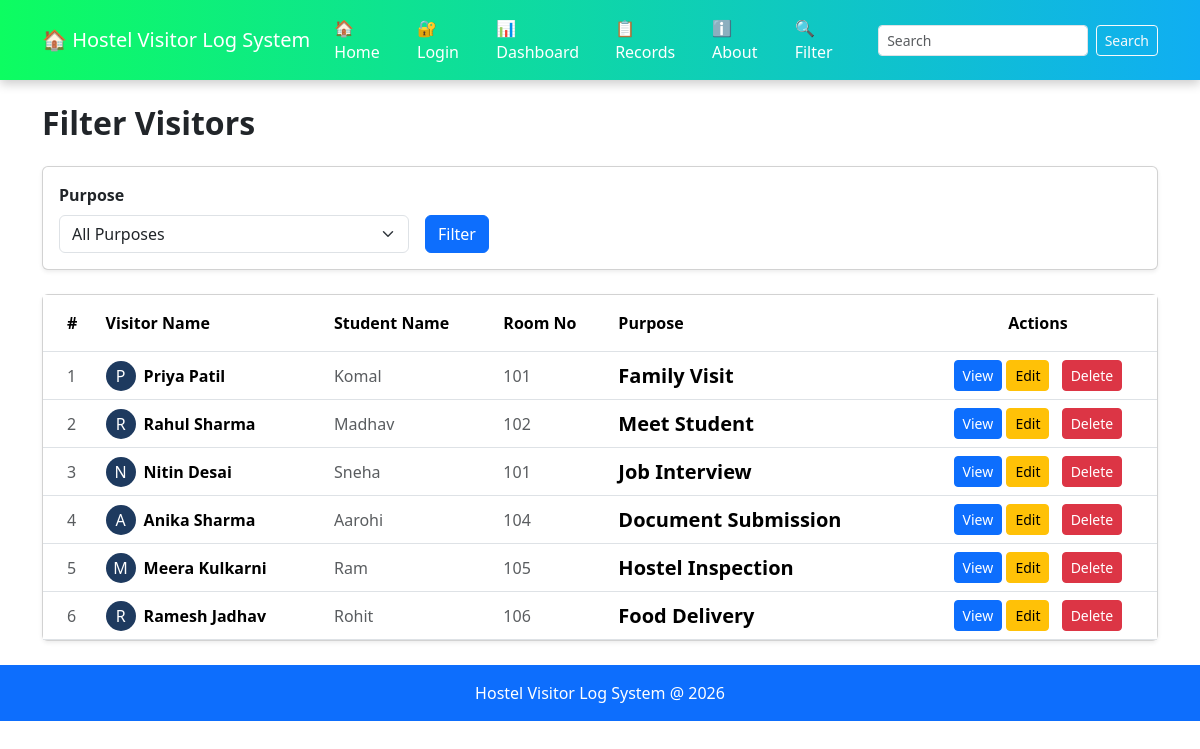
The app's page /filter with its own data.
### tables this page shows
CREATE TABLE visitors(
        id INTEGER PRIMARY KEY AUTOINCREMENT,
        visitor_name TEXT NOT NULL,
        student_name TEXT NOT NULL,
        room_no TEXT NOT NULL,
        purpose TEXT NOT NULL
    , photo TEXT DEFAULT 'default.png');

### app.py (the view)
@app.route('/filter')
def filter_students():
    purpose = request.args.get('purpose', '')
    conn = get_db()
    purposes = conn.execute("""
        SELECT DISTINCT purpose
        FROM visitors
        ORDER BY purpose
    """).fetchall()
    if purpose:
        visitors = conn.execute("""
            SELECT *
            FROM visitors
            WHERE purpose = ?
            ORDER BY id ASC
        """, (purpose,)).fetchall()
    else:
        visitors = conn.execute("""
            SELECT *
            FROM visitors
            ORDER BY id ASC
        """).fetchall()
    conn.close()
    return render_template(
        'filter.html',
        visitors=visitors,
        purposes=purposes,
        selected_purpose=purpose
    )

### app.py (called while the page is built)
def get_db():
    conn = sqlite3.connect("Database.db")
    conn.row_factory = sqlite3.Row
    return conn

### templates/filter.html (shortened to what this page needs)
{% extends 'base.html' %}
{% block content %}
<h2 class="fw-bold mb-4">Filter Visitors</h2>
<div class="card mb-4 shadow-sm">
    <div class="card-body">
        <form method="GET" action="/filter" >
            <div class="row g-3 align-items-end">
                <div class="col-md-4">
                    <label class="form-label fw-bold">Purpose</label>
                    <select name="purpose" class="form-select">
    <option value="">All Purposes</option>
</select>
                </div>
                <div class="col-md-4">
                    <button type="submit" class="btn btn-primary">Filter</button>
                </div>
            </div>
        </form>
    </div>
</div>
{% if visitors %}
<div class="card shadow-sm">
    <div class="card-body p-0">
        <div class="table-responsive">
            <table class="table table-hover mb-0">
                <thead style="background-color: #1e3a5f; color:white;">
                    <tr>
                        <th class="py-3 ps-4">#</th>
                        <th class="py-3"> Visitor Name</th>
                        <th class="py-3">Student Name</th>
                        <th class="py-3">Room No</th>
                        <th class="py-3">Purpose</th>
                        <th class="py-3 text-center">Actions</th>
                    </tr>
                </thead>
                <tbody>
                    {% for visitor in visitors %}
                    <tr class="align-middle">
                        <td class="ps-4 text-muted">
                            {{ loop.index }}
                        </td>
                        <td>
                            <div class="d-flex align-items-center">
                                <div class="rounded-circle d-flex justify-content-center align-items-center me-2"
                                     style="width:30px; height:30px; background-color:#1e3a5f; color:white;">
                                    {{ visitor['visitor_name'][0] }}
                                </div>
                                <span class="fw-bold">{{ visitor['visitor_name'] }}</span>
                            </div>
                        </td>
                        <td class="text-muted">{{ visitor['student_name'] }}</td>
                        <td class="text-muted">{{ visitor['room_no'] }}</td>
                        <td>
                            <span class="fw-bold fs-5">{{ visitor['purpose'] }}</span>
                        </td>
                        <td class="text-center">
                            <a href="/view/{{ visitor['id'] }}"
                               class="btn btn-sm btn-primary">
                                View
                            </a>
                            <a href="/edit_visitor/{{ visitor['id'] }}"
                               class="btn btn-sm btn btn-sm btn-warning me-2">
                                 Edit
                            </a>
                            <a href="/delete/{{ visitor['id'] }}"
                               class="btn btn btn-sm btn-danger"
                               onclick="return confirm('Are you sure you want to delete this visitor?');">
                                 Delete
                            </a>
                        </td>
                    </tr>
                    {% endfor %}
                </tbody>
            </table>
        </div>
    </div>
</div>
{% else %}
<div class="alert alert-info mt-4" role="alert">
    No visitors found for the selected filter.
</div>
{% endif %}
{% endblock %}

### records on screen
visitors: visitor_name "P", visitor_name "Priya Patil", student_name "Komal", room_no "101", purpose "Family Visit"
visitors: visitor_name "R", visitor_name "Rahul Sharma", student_name "Madhav", room_no "102", purpose "Meet Student"
visitors: visitor_name "N", visitor_name "Nitin Desai", student_name "Sneha", room_no "101", purpose "Job Interview"
visitors: visitor_name "A", visitor_name "Anika Sharma", student_name "Aarohi", room_no "104", purpose "Document Submission"
visitors: visitor_name "M", visitor_name "Meera Kulkarni", student_name "Ram", room_no "105", purpose "Hostel Inspection"
visitors: visitor_name "R", visitor_name "Ramesh Jadhav", student_name "Rohit", room_no "106", purpose "Food Delivery"
